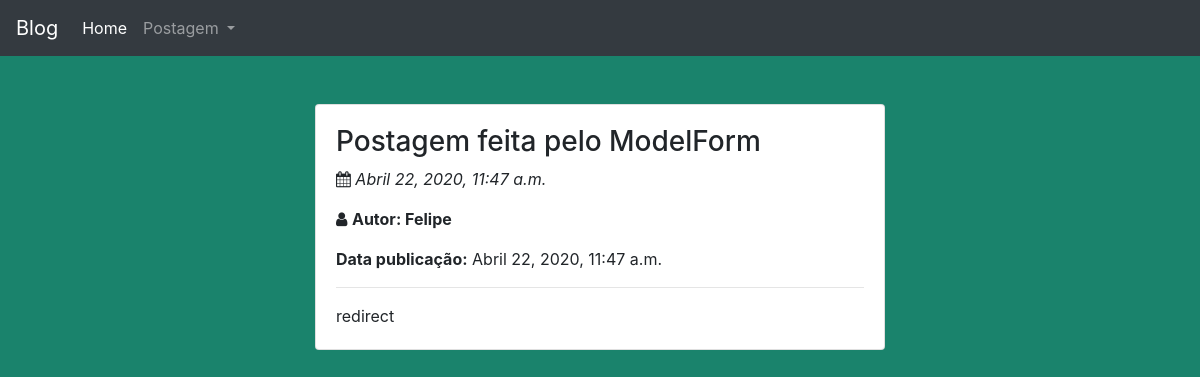
The page /post/7/ on the database as committed earlier.
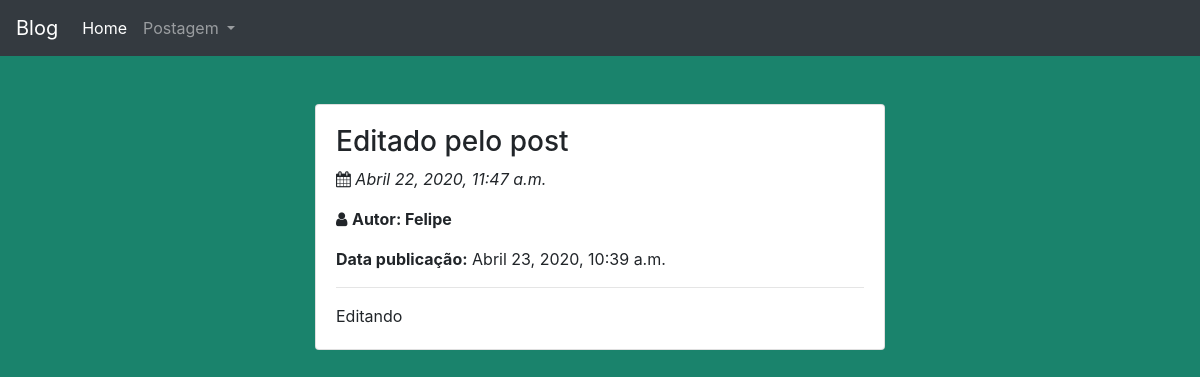
The same page on the database as committed later.
### blog/models.py (models this page shows, shortened)
class Postagem(models.Model):
    titulo = models.CharField(max_length=200)
    texto = models.TextField()
    autor = models.ForeignKey(settings.AUTH_USER_MODEL, on_delete=models.CASCADE)
    data_criacao = models.DateTimeField(default=timezone.now)
    data_publicacao = models.DateTimeField(blank=True, null=True)

### blog/views.py (the view)
# urls.py: path('post/<int:pk>/', views.detalhe_post, name="detalhe_post"),
def detalhe_post(request, pk):
    postagem = Postagem.objects.get(pk=pk)
    return render(request, 'detalhe_postagem.html', {'postagem': postagem})

### blog/templates/detalhe_postagem.html
{% extends 'base.html' %}
{% block content %}
<div class='container-fluid'>
    <div class='row'>
        <div class='col-3'></div>
        <div class='col-6'>
            <div class='card mt-5'>
                <div class='card-body'>
                    <h3>{{ postagem.titulo }}</h3>
                    <p><i class="fa fa-calendar"></i> <i>{{postagem.data_criacao}}</i></p>
                    <p><i class="fa fa-user"></i> <b>Autor: {{postagem.autor.username}}</b>
                    {% if postagem.data_publicacao %}
                    <p><b>Data publicação:</b> {{ postagem.data_publicacao }}</p>
                    </p>
                    {% endif %}
                    <hr>
                    <p class='card-text'>{{postagem.texto|linebreaksbr}}</p>
                </div>
                <div class='col-3'></div>
            </div>
        </div>
    </div>
</div>
{% endblock %}

Rows that differ between the two databases and show on the page:
changed Postagem "Felipe": titulo "Postagem feita pelo ModelForm" → "Editado pelo post"; data_publicacao "Abril 22, 2020, 11:47 a.m." → "Abril 23, 2020, 10:39 a.m."; texto "redirect" → "Editando"
